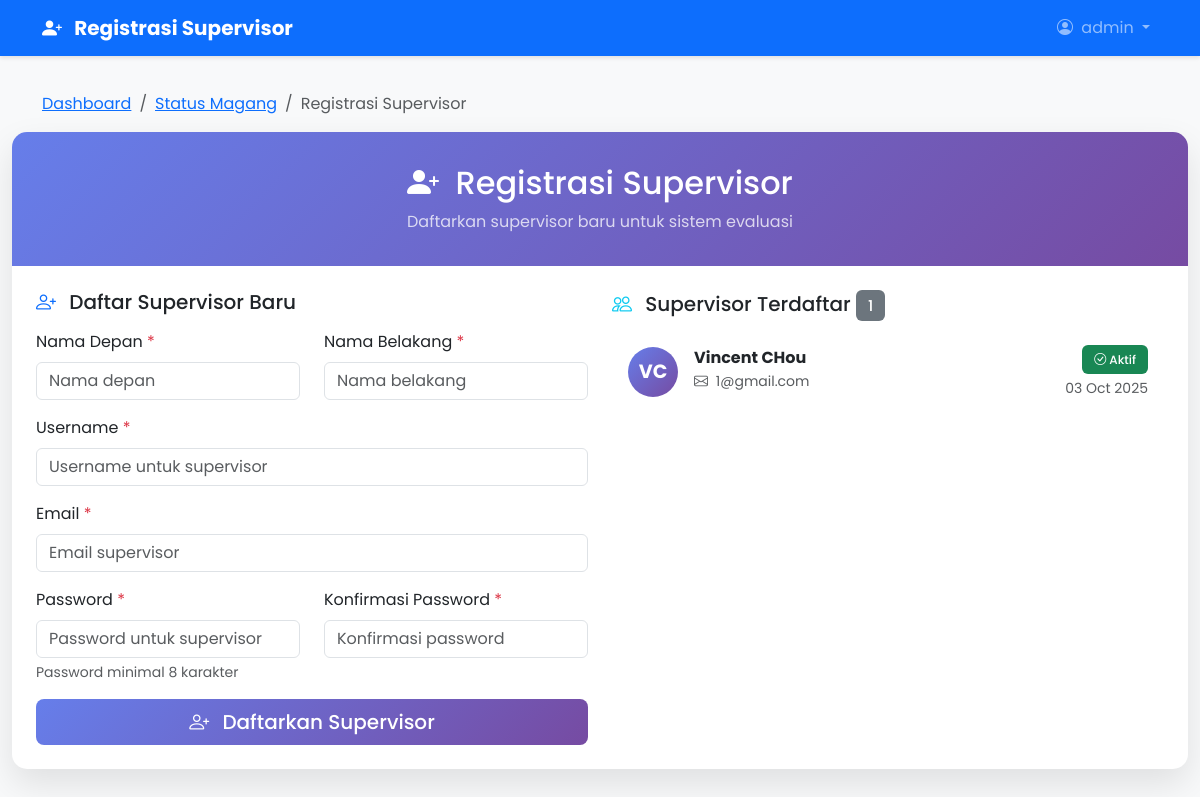
The app's page /register-supervisor/ (signed in) with its own data.
### accounts/models.py (models this page shows)
class User(AbstractUser):
    ROLE_CHOICES = (
        ('mahasiswa', 'Mahasiswa'),
        ('supervisor', 'Supervisor'),
        ('admin', 'Admin'),
    )
    role = models.CharField(max_length=20, choices=ROLE_CHOICES)
    @property
    def supervisor(self):
        """Get supervisor profile if user is a supervisor"""
        if self.role == 'supervisor':
            from jobs.models import Supervisor
            try:
                return self.supervisor_profile
            except:
                supervisor = Supervisor.objects.create(
                    user=self,
                    nama=self.get_full_name() or self.username,
                    email=self.email
                )
                return supervisor
        return None

### accounts/views.py (the view)
# urls.py: path('register-supervisor/', views.register_supervisor, name='register_supervisor'),
@login_required
@admin_required
def register_supervisor(request):
    if request.method == 'POST':
        form = SupervisorRegistrationForm(request.POST)
        if form.is_valid():
            try:
                supervisor = form.save()
                messages.success(request, f'Supervisor {supervisor.get_full_name()} berhasil didaftarkan.')
                return redirect('accounts:register_supervisor')
            except Exception as e:
                messages.error(request, f'Terjadi kesalahan: {str(e)}')
        else:
            messages.error(request, 'Mohon perbaiki kesalahan pada form.')
    else:
        form = SupervisorRegistrationForm()
    supervisors = User.objects.filter(role='supervisor').order_by('-date_joined')
    context = {
        'form': form,
        'supervisors': supervisors,
        'title': 'Registrasi Supervisor'
    }
    return render(request, 'accounts/register_supervisor.html', context)

### accounts/templates/accounts/register_supervisor.html (shortened to what this page needs)
{% extends 'coops/base.html' %}
{% load static %}
{% block navbar_icon %}bi bi-person-plus-fill{% endblock %}
{% block navbar_title %}{{ title }}{% endblock %}
{% block breadcrumb_items %}
<li class="breadcrumb-item"><a href="{% url 'coops:status_magang' %}">Status Magang</a></li>
<li class="breadcrumb-item active" aria-current="page">{{ title }}</li>
{% endblock %}
{% block content %}
                    <div class="form-container">
                        <div class="form-header">
                            <h2 class="mb-2">
                                <i class="bi bi-person-plus-fill me-2"></i>
                                {{ title }}
                            </h2>
                            <p class="mb-0 opacity-75">Daftarkan supervisor baru untuk sistem evaluasi</p>
                        </div>
                        <div class="p-4">
                            <div class="row">
                                <div class="col-md-6">
                                    <h5 class="mb-3">
                                        <i class="bi bi-person-plus me-2 text-primary"></i>
                                        Daftar Supervisor Baru
                                    </h5>
                                    <form method="post" class="needs-validation" novalidate>
                                        <div class="row">
                                            <div class="col-md-6 mb-3">
                                                <label for="{{ form.first_name.id_for_label }}" class="form-label">
                                                    {{ form.first_name.label }}
                                                    <span class="text-danger">*</span>
                                                </label>
                                                {{ form.first_name }}
                                            </div>
                                            <div class="col-md-6 mb-3">
                                                <label for="{{ form.last_name.id_for_label }}" class="form-label">
                                                    {{ form.last_name.label }}
                                                    <span class="text-danger">*</span>
                                                </label>
                                                {{ form.last_name }}
                                            </div>
                                        </div>
                                        <div class="mb-3">
                                            <label for="{{ form.username.id_for_label }}" class="form-label">
                                                {{ form.username.label }}
                                                <span class="text-danger">*</span>
                                            </label>
                                            {{ form.username }}
                                        </div>
                                        <div class="mb-3">
                                            <label for="{{ form.email.id_for_label }}" class="form-label">
                                                {{ form.email.label }}
                                                <span class="text-danger">*</span>
                                            </label>
                                            {{ form.email }}
                                        </div>
                                        <div class="row">
                                            <div class="col-md-6 mb-3">
                                                <label for="{{ form.password.id_for_label }}" class="form-label">
                                                    {{ form.password.label }}
                                                    <span class="text-danger">*</span>
                                                </label>
                                                {{ form.password }}
                                                <div class="form-text">{{ form.password.help_text }}</div>
                                            </div>
                                            <div class="col-md-6 mb-3">
                                                <label for="{{ form.password_confirm.id_for_label }}" class="form-label">
                                                    {{ form.password_confirm.label }}
                                                    <span class="text-danger">*</span>
                                                </label>
                                                {{ form.password_confirm }}
                                            </div>
                                        </div>
                                        <div class="d-grid gap-2">
                                            <button type="submit" class="btn btn-primary btn-lg">
                                                <i class="bi bi-person-plus me-2"></i>
                                                Daftarkan Supervisor
                                            </button>
                                        </div>
                                    </form>
                                </div>
                                <div class="col-md-6">
                                    <h5 class="mb-3">
                                        <i class="bi bi-people me-2 text-info"></i>
                                        Supervisor Terdaftar
                                        <span class="badge bg-secondary">{{ supervisors.count }}</span>
                                    </h5>
                                    {% if supervisors %}
                                        <div class="list-group" style="max-height: 400px; overflow-y: auto;">
                                            {% for supervisor in supervisors %}
                                                <div class="list-group-item supervisor-card border-0 mb-2 rounded">
                                                    <div class="d-flex align-items-center">
                                                        <div class="avatar-circle me-3">
                                                            {{ supervisor.first_name|slice:":1"|upper }}{{ supervisor.last_name|slice:":1"|upper }}
                                                        </div>
                                                        <div class="flex-grow-1">
                                                            <h6 class="mb-1 fw-bold">
                                                                {{ supervisor.get_full_name|default:supervisor.username }}
                                                            </h6>
                                                            <p class="mb-1 text-muted small">
                                                                <i class="bi bi-envelope me-1"></i>
                                                                {{ supervisor.email }}
                                                            </p>
                                                        </div>
                                                        <div class="text-end">
                                                            <span class="badge bg-success">
                                                                <i class="bi bi-check-circle"></i>
                                                                Aktif
                                                            </span>
                                                            <div class="small text-muted mt-1">
                                                                {{ supervisor.date_joined|date:"d M Y" }}
                                                            </div>
                                                        </div>
                                                    </div>
                                                </div>
                                            {% endfor %}
                                        </div>
                                    {% else %}
                                        <div class="text-center text-muted py-4">
                                            <i class="bi bi-people" style="font-size: 3rem; opacity: 0.3;"></i>
                                            <p class="mt-2 mb-0">Belum ada supervisor yang terdaftar</p>
                                            <small>Daftarkan supervisor pertama menggunakan form di samping</small>
                                        </div>
                                    {% endif %}
                                </div>
                            </div>
                        </div>
                    </div>
{% endblock %}

### coops/templates/coops/base.html (shortened to what this page needs)
{% load static %}
<!DOCTYPE html>
<html lang="en">
  <head>
    <link
      href="https://cdn.jsdelivr.net/npm/bootstrap@5.3.0/dist/css/bootstrap.min.css"
      rel="stylesheet"
    />
    <link rel="stylesheet" href="https://cdn.jsdelivr.net/npm/bootstrap-icons@1.10.0/font/bootstrap-icons.css">
    <link rel="stylesheet" href="{% static 'status.css' %}" />
  </head>
  <body class="bg-light">
    <nav class="navbar navbar-expand-lg navbar-dark bg-primary">
      <div class="container">
        <a class="navbar-brand fw-bold" href="{% url 'coops:status_magang' %}">
          <i class="{% block navbar_icon %}bi bi-clipboard-check-fill{% endblock %} me-2"></i>
          {% block navbar_title %}Admin Dashboard{% endblock %}
        </a>
        <div class="navbar-nav ms-auto">
          <div class="nav-item dropdown">
            <a class="nav-link dropdown-toggle" href="#" role="button" data-bs-toggle="dropdown">
              <i class="bi bi-person-circle me-1"></i>
              {% if request.user.is_authenticated %}
                {{ request.user.get_full_name|default:request.user.username }}
              {% endif %}
            </a>
          </div>
        </div>
      </div>
    </nav>
    {% block breadcrumb %}
    <div class="container breadcrumb-container">
      <nav aria-label="breadcrumb">
        <ol class="breadcrumb">
          <li class="breadcrumb-item"><a href="{% url 'coops:status_magang' %}">Dashboard</a></li>
          {% block breadcrumb_items %}{% endblock %}
        </ol>
      </nav>
    </div>
    {% endblock %}
    <div class="container-fluid mt-3">
      {% block content %}
      {% endblock %}
    </div>
  </body>
</html>

### coops/static/status.css (style rules this page uses)
body { font-family: "Poppins", sans-serif; background-color: #f8f9fa; }
.avatar-circle { width: 80px; height: 80px; border-radius: 50%; background: rgba(255, 255, 255, 0.2); display: flex; align-items: center; justify-content: center; margin: 0 auto; }
.badge { font-weight: 500; padding: 8px 12px; }
.btn { border-radius: 8px; font-weight: 500; transition: all 0.2s ease; }

### coops/templates/coops/base.html (style rules this page uses)
.navbar { position: fixed !important; top: 0 !important; width: 100% !important; z-index: 1030 !important; box-shadow: 0 2px 4px rgba(0,0,0,0.1) !important; }
body { padding-top: 76px !important; }
.breadcrumb-container { margin-top: 1rem !important; }

### accounts/templates/accounts/register_supervisor.html (style rules this page uses)
.form-container { background: white; border-radius: 15px; box-shadow: 0 15px 35px rgba(0, 0, 0, 0.1); overflow: hidden; }
.form-header { background: linear-gradient(135deg, #667eea 0%, #764ba2 100%); color: white; padding: 2rem; text-align: center; }
.btn-primary { background: linear-gradient(135deg, #667eea 0%, #764ba2 100%); border: none; transition: all 0.3s ease; }
.supervisor-card { transition: all 0.3s ease; }
.avatar-circle { width: 50px; height: 50px; background: linear-gradient(135deg, #667eea 0%, #764ba2 100%); border-radius: 50%; display: flex; align-items: center; justify-content: center; color: white; font-weight: bold; font-size: 1.2rem; }

### records on screen
User: user.get_full_name "admin"
User: first_name "V", last_name "C", get_full_name "Vincent CHou", email "1@gmail.com", date_joined "03 Oct 2025"

### other values on screen
{{ title }} "Registrasi Supervisor"
{{ supervisors.count }} "1"
